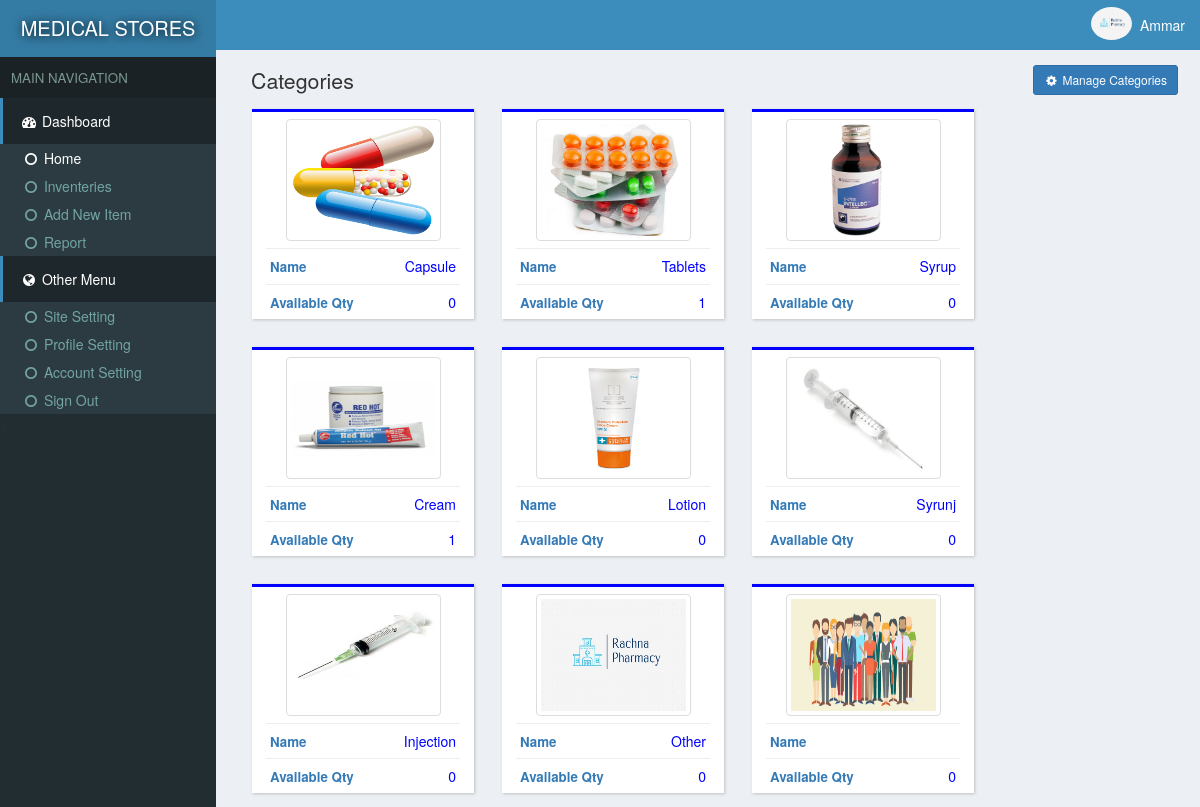
/index.php (signed in), run on the app's committed database.
### tables this page shows
CREATE TABLE `site` (
  `id` int(11) NOT NULL,
  `title` varchar(222) NOT NULL,
  `name` varchar(222) NOT NULL
);

CREATE TABLE `users` (
  `id` int(11) NOT NULL,
  `email` varchar(222) NOT NULL,
  `password` varchar(222) NOT NULL,
  `name` varchar(222) NOT NULL,
  `pic` varchar(222) NOT NULL,
  `number` varchar(222) NOT NULL,
  `date` timestamp NOT NULL DEFAULT current_timestamp()
);

CREATE TABLE `categories` (
  `id` int(11) NOT NULL,
  `name` varchar(222) NOT NULL,
  `pic` varchar(111) NOT NULL,
  `details` varchar(333) NOT NULL,
  `date` timestamp NOT NULL DEFAULT current_timestamp()
);

### assets/db.php (called while the page is built, shortened)
<?php
    $con = new mysqli('localhost','root','','store');
    $array = $con->query("select * from users where id ='$_SESSION[userId]'");
    $user = $array->fetch_assoc();
?>

### index.php (the view, shortened to what this page needs)
<?php require "assets/function.php" ?>
<?php require 'assets/db.php';?>
<!DOCTYPE html>
<html>
<head>
  <?php require "assets/autoloader.php" ?>
</head>
<body style="background: #ECF0F5;padding:0;margin:0">
<div class="dashboard" style="position: fixed;width: 18%;height: 100%;background:#222D32">
  <div style="background:#357CA5;padding: 14px 3px;color:white;font-size: 15pt;text-align: center;text-shadow: 1px 1px 11px black">
    <a href="index.php" style="color: white;text-decoration: none;"><?php echo strtoupper(siteName());
      ?>
    </a>
  </div>
  <div style="background: #1A2226;font-size: 10pt;padding: 11px;color: #79978F">MAIN NAVIGATION</div>
  <div>
    <div style="background:#1E282C;color: white;padding: 13px 17px;border-left: 3px solid #3C8DBC;"><span><i class="fa fa-dashboard fa-fw"></i> Dashboard</span></div>
    <div class="item">
      <ul class="nostyle zero">
        <a href="index.php"><li style="color: white"><i class="fa fa-circle-o fa-fw"></i> Home</li></a>
        <a href="inventeries.php"><li><i class="fa fa-circle-o fa-fw"></i> Inventeries</li></a>
       <a href="addnew.php"><li><i class="fa fa-circle-o fa-fw"></i> Add New Item</li></a>
        <a href="reports.php"><li><i class="fa fa-circle-o fa-fw"></i> Report</li></a>
      </ul>
    </div>
  </div>
  <div style="background:#1E282C;color: white;padding: 13px 17px;border-left: 3px solid #3C8DBC;"><span><i class="fa fa-globe fa-fw"></i> Other Menu</span></div>
  <div class="item">
      <ul class="nostyle zero">
        <a href="sitesetting.php"><li><i class="fa fa-circle-o fa-fw"></i> Site Setting</li></a>
       <a href="profile.php"><li><i class="fa fa-circle-o fa-fw"></i> Profile Setting</li></a>
        <a href="accountSetting.php"><li><i class="fa fa-circle-o fa-fw"></i> Account Setting</li></a>
        <a href="logout.php"><li><i class="fa fa-circle-o fa-fw"></i> Sign Out</li></a>
      </ul><
    </div>
</div>
<div class="marginLeft" >
 <div style="color:white;background:#3C8DBC" >
    <div class="pull-right flex rightAccount" style="padding-right: 11px;padding: 7px;">
      <div><img src="photo/<?php echo $user['pic'] ?>" style='width: 41px;height: 33px;' class='img-circle'></div>
      <div style="padding: 8px"><?php echo ucfirst($user['name']) ?></div>
    </div>
  </div>
  <div class="content2">
    <div>
      <span style="font-size: 16pt;color: #333333;margin-left:13px">Categories </span>
      <a href="manageCat.php"><button class="btn btn-primary btn-sm pull-right" data-toggle="modal" data-target="#addIn"><i class="fa fa-gear  fa-fw"> </i> Manage Categories</button></a>
    </div>
  <?php
    $array = $con->query("select * from categories");
    while ($row = $array->fetch_assoc())
    {
      $array2 = $con->query("select count(*) from inventeries where catId = '$row[id]'");
      $row2 = $array2->fetch_assoc();
  ?>
    <a href="inventeries.php?catId=<?php echo $row['id'] ?>"><div class="box2 col-md-2">
     <div class="center"> <img src="photo/<?php echo $row['pic'] ?>" style="width: 155px;height: 122px;" class='img-thumbnail'></div>
      <hr style="margin: 7px;">
      <span style="padding: 11px"><strong style="font-size: 10pt">Name</strong><span class="pull-right" style="color:blue;margin-right: 11px;"><?php echo $row['name'] ?></span></span>
      <hr style="margin: 7px;">
      <span style="padding: 11px"><strong style="font-size: 10pt">Available Qty</strong><span class="pull-right" style="color:blue;margin-right: 11px"><?php echo $row2['count(*)']; ?></span></span>
    </div></a>
  <?php
    }
   ?>
  </div>
</div>
</body>
</html>

### data on the page
site: name "MEDICAL STORES"
users: pic (picture), name "Ammar"
categories: pic (picture), name "Capsule", count "0"
categories: pic (picture), name "Tablets", count "1"
categories: pic (picture), name "Syrup", count "0"
categories: pic (picture), name "Cream", count "1"
categories: pic (picture), name "Lotion", count "0"
categories: pic (picture), name "Syrunj", count "0"
categories: pic (picture), name "Injection", count "0"
categories: pic (picture), name "Other", count "0"
categories: pic (picture), count "0"
